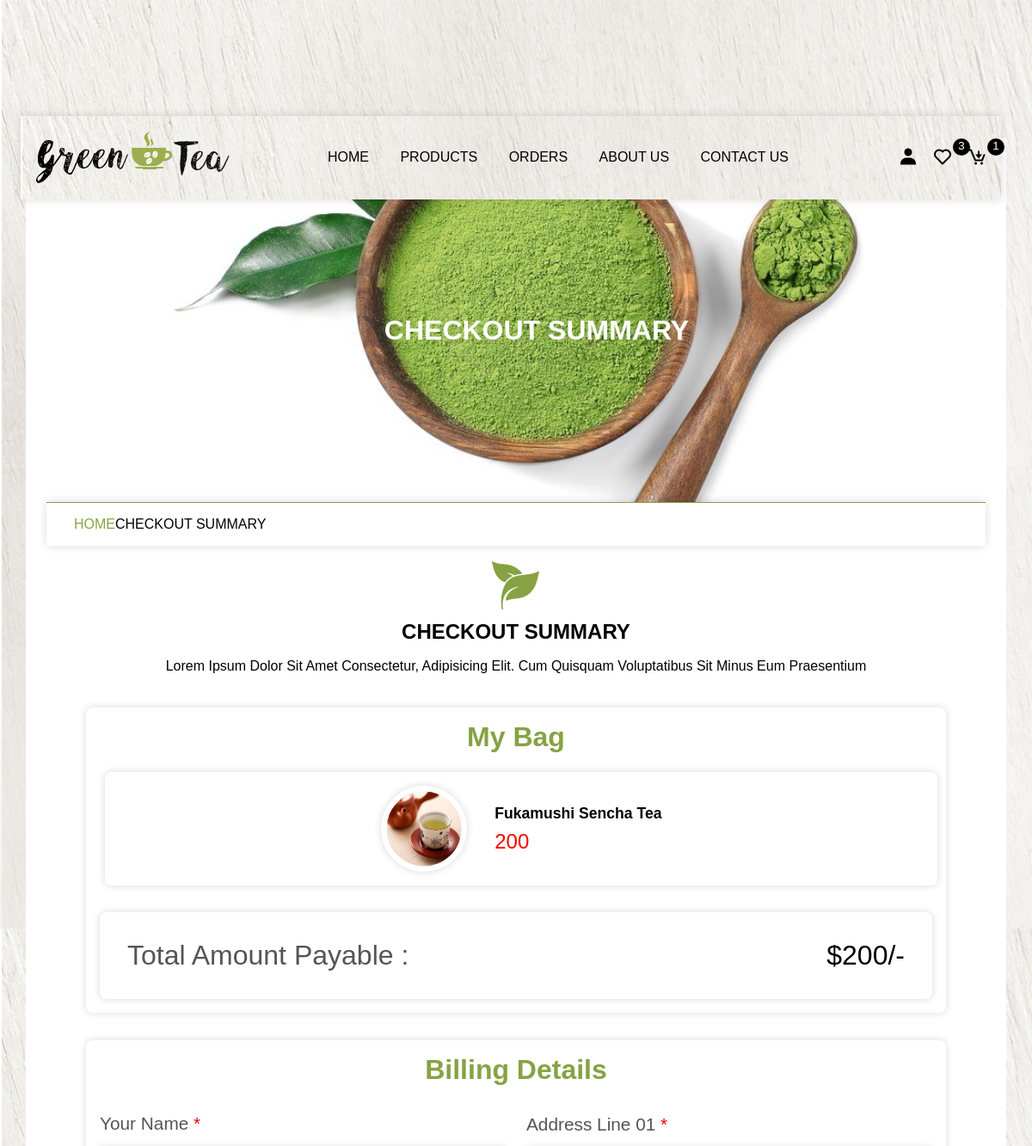
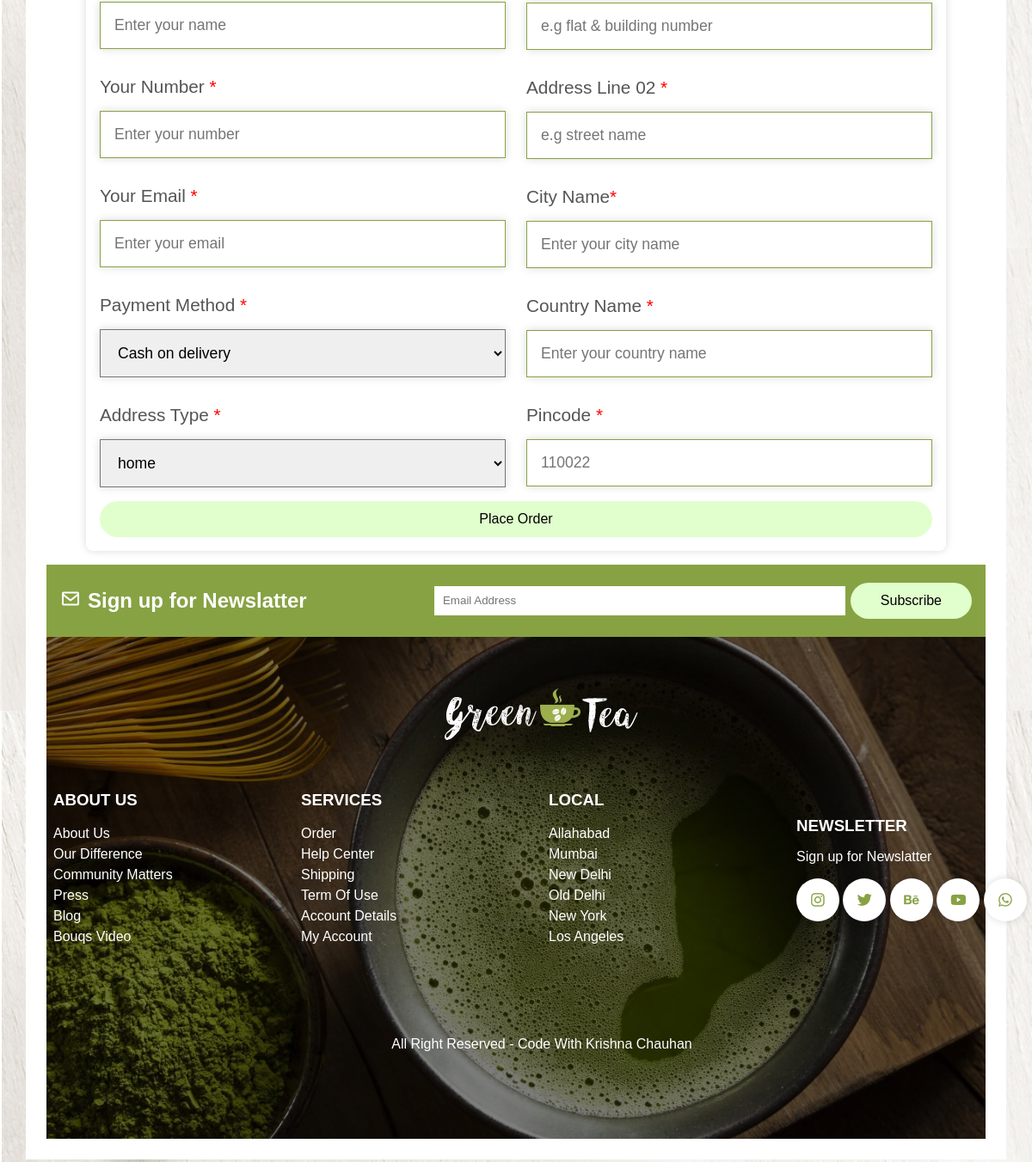
The app's page /checkout.php?get_id=1 with its own data (2 pictures, top to bottom).
### tables this page shows
CREATE TABLE `products` (
  `id` int(25) NOT NULL,
  `name` varchar(255) NOT NULL,
  `price` int(255) NOT NULL,
  `image` varchar(255) NOT NULL,
  `product_detail` varchar(255) NOT NULL
);

### checkout.php (the view, shortened to what this page needs)
<?php
include 'components/connection.php';
?>
<!DOCTYPE html>
<html lang="en">
<head>
    <link href='https://unpkg.com/boxicons@2.1.4/css/boxicons.min.css' rel='stylesheet'>
</head>
<body>
    <?php include 'components/header.php';?>
    <div class="main">
        <div class="banner">
            <h1>checkout summary</h1>
        </div>
        <div class="title2">
            <a href="home.php">Home</a><span>Checkout summary</span>
        </div>
        <section class="checkout">
             <div class="title">
                <img src="img/download.png" alt="" class="logo">
                <h1>Checkout Summary</h1>
                <p>Lorem ipsum dolor sit amet consectetur, adipisicing elit. Cum quisquam voluptatibus sit minus eum praesentium</p>
            </div>
                <div class="row">
                    <form action="" method="post">
                        <h3>billing details</h3>
                        <div class="flex">
                            <div class="box">
                                <div class="input-field">
                                    <p>your name <span>*</span></p>
                                    <input type="text" name="name" required maxlength="50" placeholder="Enter your name" class="input">
                                </div>
                                <div class="input-field">
                                    <p>your number <span>*</span></p>
                                    <input type="number" name="number" required maxlength="10" placeholder="Enter your number" class="input">
                                </div>
                                <div class="input-field">
                                    <p>your email <span>*</span></p>
                                    <input type="email" name="email" required maxlength="50" placeholder="Enter your email" class="input">
                                </div>
                                <div class="input-field">
                                    <p>payment method <span>*</span></p>
                                    <select name="method" id="" class="input">
                                        <option value="cash on delivery">Cash on delivery</option>
                                    </select>
                                </div>
                                <div class="input-field">
                                    <p>address type <span>*</span></p>
                                    <select name="address_type" id="" class="input">
                                        <option value="home">home</option>
                                    </select>
                                </div>
                            </div>
                            <div class="box">
                                <div class="input-field">
                                    <p>address line 01 <span>*</span></p>
                                    <input type="text" name="flat" required maxlength="50" placeholder="e.g flat & building number" class="input">
                                </div>
                                <div class="input-field">
                                    <p>address line 02 <span>*</span></p>
                                    <input type="text" name="street" required maxlength="50" placeholder="e.g street name" class="input">
                                </div>
                                <div class="input-field">
                                    <p>city name<span>*</span></p>
                                    <input type="text" name="city" required maxlength="50" placeholder="Enter your city name" class="input">
                                </div>
                                <div class="input-field">
                                    <p>country name <span>*</span></p>
                                    <input type="text" name="country" required maxlength="50" placeholder="Enter your country name" class="input">
                                </div>
                                <div class="input-field">
                                    <p>pincode <span>*</span></p>
                                    <input type="text" name="pincode" required maxlength="6" placeholder="110022" max="999999" class="input">
                                </div>
                            </div>
                        </div>
                        <button type="submit" name="place_order" class="btn">place order</button>
                    </form>
                    <div class="summary">
                        <h3>my bag</h3>
                        <div class="box-container">
                            <?php
                                $grand_total=0;
                                if(isset($_GET['get_id'])){
                                    $select_get = $conn->prepare("SELECT * FROM `products` WHERE id=?");
                                    $select_get->execute([$_GET['get_id']]);
                                    while($fetch_get = $select_get->fetch(PDO::FETCH_ASSOC)){
                                        $sub_total = $fetch_get['price'];
                                        $grand_total+=$sub_total;
                            ?>
                            <div class="flex">
                                <img src="img/<?=$fetch_get['image'];?>" class="image">
                                <div>
                                    <h3 class="name"><?=$fetch_get['name'];?></h3>
                                    <p class="price"><?=$fetch_get['price'];?></p>
                                </div>
                            </div>
                            <?php
                                         }
                                        }
                            ?>
                        </div>
                        <div class="grand-total"><span>total amount payable : </span>$<?= $grand_total ?>/-</div>
                    </div>
             </div>
        </section>
     <?php include 'components/footer.php'; ?>
    </div>
</body>
</html>

### records on screen
products: image (picture), name "Fukamushi Sencha Tea", price "200"

### other values on screen
$total_wishlist_items "3"
$total_cart_items "1"
$grand_total "200"
